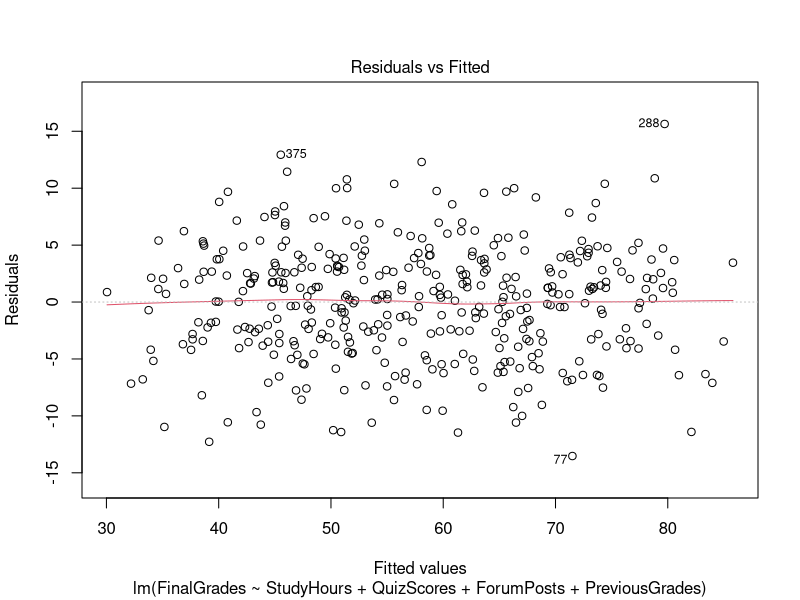
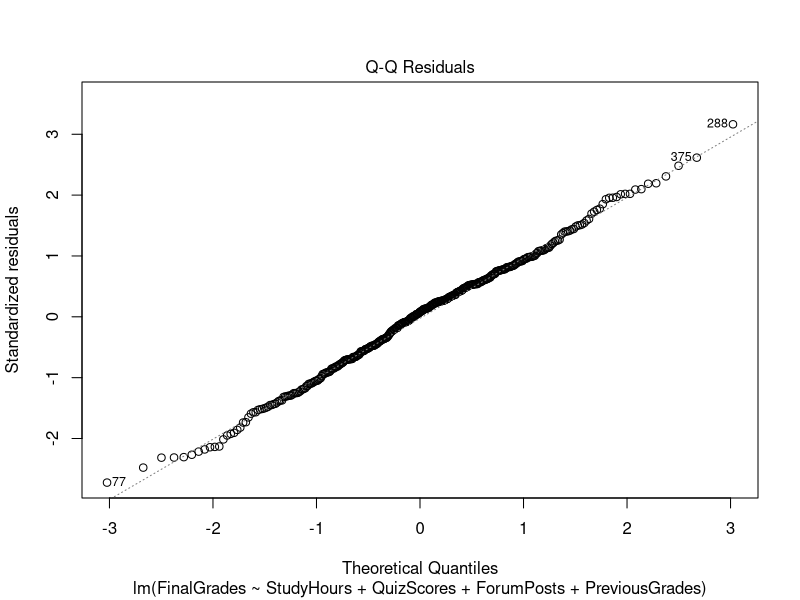
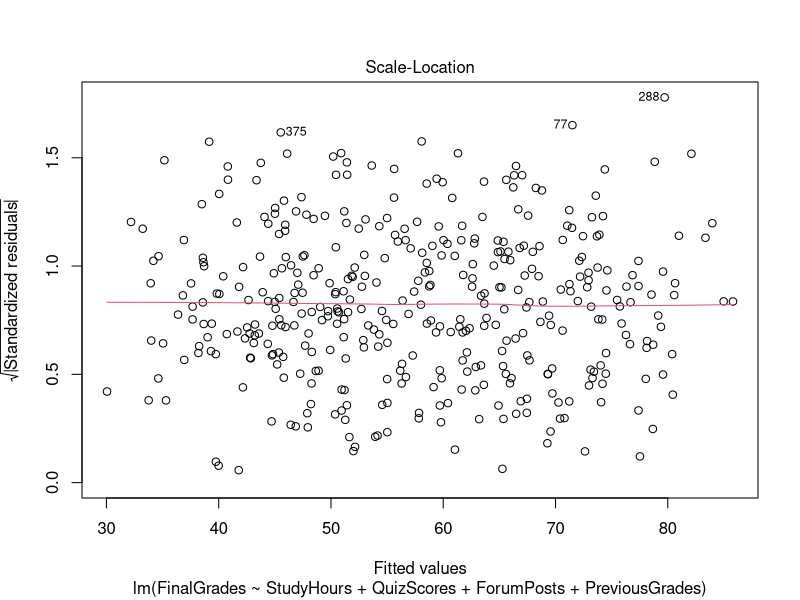
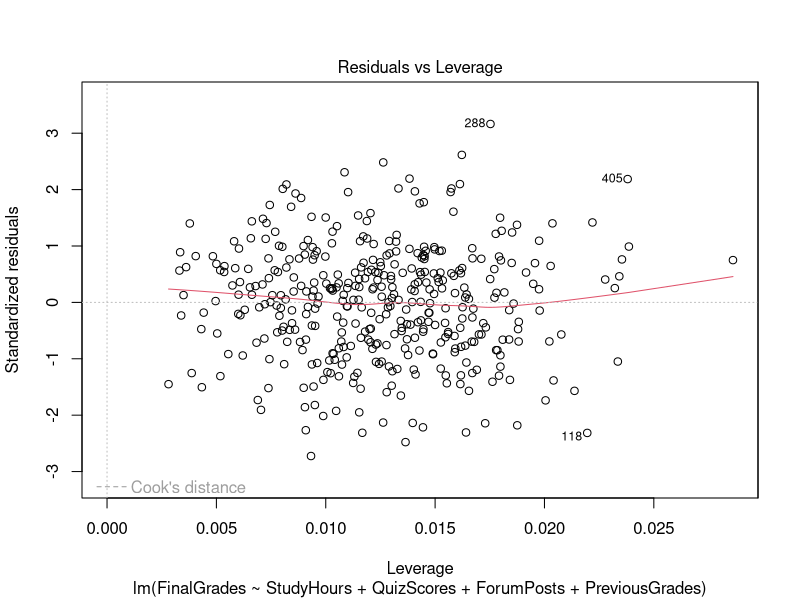

Write R code to recreate these figures, in order.
# Set a fixed random seed for reproducibility
set.seed(10923)

# Number of students
num_students = 500
# Enter code below:


# Simulate study hours (ranging from 1 to 20 hours)
study_hours <- sample(1:20, num_students, replace = TRUE)

# Simulate quiz scores (ranging from 0 to 100)
quiz_scores <- sample(0:100, num_students, replace = TRUE)

# Simulate forum participation (ranging from 0 to 50 posts)
forum_posts <- sample(0:50, num_students, replace = TRUE)

# Simulate previous grades (ranging from 0 to 100)
previous_grades <- sample(0:100, num_students, replace = TRUE)

# Simulate final grades (ranging from 0 to 100)
final_grades <- 0.3 * study_hours + 0.4 * quiz_scores + 0.2 * forum_posts + 0.1 * previous_grades + rnorm(num_students, mean = 0, sd = 5) + 25

# Create a data frame
student_data <- data.frame(StudyHours = study_hours, QuizScores = quiz_scores, ForumPosts = forum_posts, PreviousGrades = previous_grades, FinalGrades = final_grades)

# View the first few rows of the generated data
head(student_data)

# Splitting the data into training and testing sets (80% training, 20% testing)
set.seed(10923) # Set seed for reproducibility
sample_index <- sample(1:nrow(student_data), 0.8 * nrow(student_data))
train_data <- student_data[sample_index, ]
test_data <- student_data[-sample_index, ]

# Building a Linear Regression model using the train data and assign it to an object called model.
model <- lm(FinalGrades ~ StudyHours + QuizScores + ForumPosts + PreviousGrades, data = train_data)

# Making predictions on the test set using the model object
predictions <- predict(model, newdata = test_data)

# Evaluation metrics
# Compute the mean squared error and R-squared
mse <- mean((test_data$FinalGrades - predictions)^2)
rsquared <- cor(predictions, test_data$FinalGrades)^2

# Print evaluation metrics
cat("Mean Squared Error:", mse, "\n")
cat("R-squared:", rsquared, "\n")

# Get the predictions and prediction intervals
pred_int <- predict(model, newdata = test_data, interval = "prediction")

# Extract lower and upper bounds of the prediction interval
lower_bound <- pred_int[, "lwr"]
upper_bound <- pred_int[, "upr"]

# Actual values from the test data
actual_values <- test_data$FinalGrades

# Check if the actual values fall within the prediction interval
correct_predictions <- actual_values >= lower_bound & actual_values <= upper_bound

# Compute accuracy
accuracy <- sum(correct_predictions) / length(correct_predictions)

# Print accuracy
cat("Model Accuracy using Prediction Interval:", accuracy, "\n")

model
plot(model)

